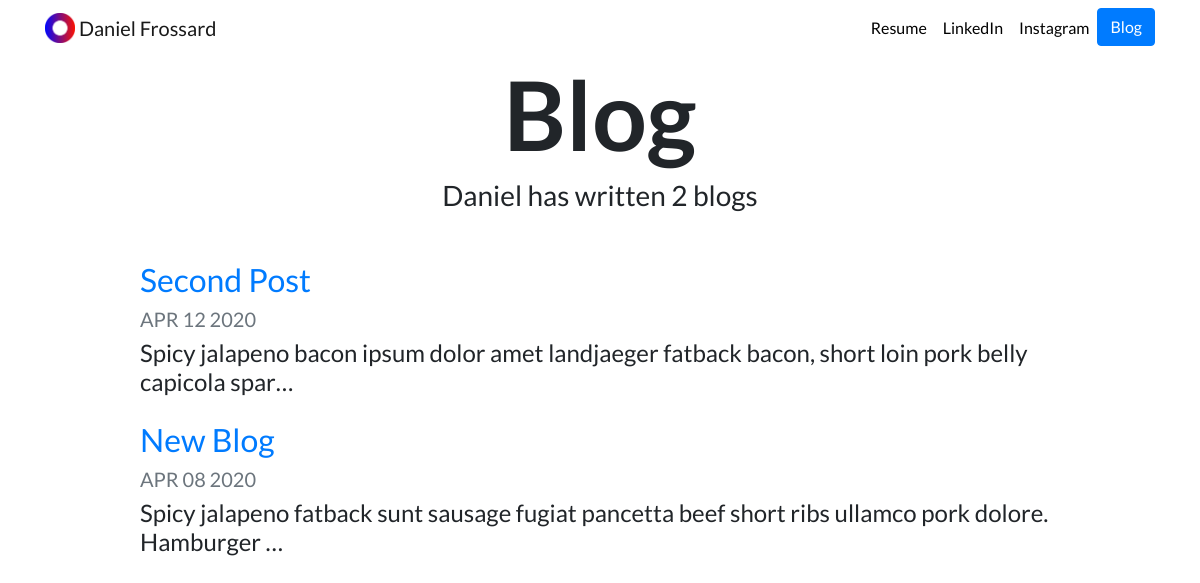
Screenshot of /blog/ with the database file from the repository.
### blog/models.py (models this page shows, shortened)
class Blog(models.Model):
    title = models.CharField(max_length=100)
    date = models.DateField()
    text = models.TextField()

### blog/views.py (the view)
# urls.py: path('', views.all_blogs, name='all_blogs'),
def all_blogs(request):
    blogs = Blog.objects.all().order_by('-date')
    return render(request, 'blog/all_blogs.html', { 'blogs': blogs})

### blog/templates/blog/all_blogs.html
{% extends "portfolio/base.html" %}
{% load static %}
{% block content %}
<h1 id="blogtitle" class="font-weight-bold text-center">Blog</h1>
<h3 class="text-center mb-5">Daniel has written {{ blogs.count }} blog{{ blogs.count|pluralize }}</h3>
{% for blog in blogs %}
<div class="row justify-content-center my-3">
  <div class="col-md-10">
    <a href="{% url 'blog:detail' blog.id %}">
      <h2>{{ blog.title }}</h2>
    </a>
    <h5 class="text-muted">{{ blog.date|date:'M d Y'|upper }}</h5>
    <h4>{{ blog.text|striptags|truncatechars:100 }}</h4>
  </div>
</div>
{% endfor %}
{% endblock %}

### portfolio/templates/portfolio/base.html (shortened to what this page needs)
{% load static %}
<!doctype html>
<html lang="en">
<head>
    <link rel="stylesheet" href="https://stackpath.bootstrapcdn.com/bootstrap/4.4.1/css/bootstrap.min.css"
>
    <link rel="stylesheet" href="{% static "portfolio/custom.css" %}">
</head>
<body>
    <nav id="topNav" class="navbar navbar-expand-md navbar-light">
        <div class="container">
            <a class="navbar-brand" href="{% url 'home' %}">
                <img src="{% static "portfolio/Logo.png" %}" width="30" height="30" class="d-inline-block align-top"
                    alt="Nick's Logo">
                <span>Daniel Frossard</span>
            </a>
            <div class="collapse navbar-collapse text-center" id="navbarNav">
                <ul class="navbar-nav ml-auto">
                    <li class="nav-item">
                        <a class="nav-link" href="{% static 'portfolio/Resume.pdf' %}">Resume</a>
                    </li>
                    <li class="nav-item">
                        <a class="nav-link" href="https://www.linkedin.com/in/daniel-frossard-85840476/" target="_blank">LinkedIn</a>
                    </li>
                    <li class="nav-item">
                        <a class="nav-link" href="https://www.instagram.com/danielfrossard_/" target="_blank">Instagram</a>
                    </li>
                    <li>
                        <a role="button" href="{% url 'blog:all_blogs' %}" class="btn btn-primary">Blog</a>
                    </li>
                </ul>
            </div>
        </div>
    </nav>
    <div class="container">
        {% block content %}{% endblock %}
    </div>
</body>
</html>

### portfolio/static/portfolio/custom.css (style rules this page uses)
.navbar-nav .nav-link { color: rgba(0,0,0,1) !important; }
body { font-family: 'Lato', sans-serif; }
#blogtitle { font-size: 6rem; }

### rows the page displays
Blog: title "Second Post", date "APR 12 2020", text "Spicy jalapeno bacon ipsum dolor amet landjaeger fatback bacon, short loin pork belly capicola spar…"
Blog: title "New Blog", date "APR 08 2020", text "Spicy jalapeno fatback sunt sausage fugiat pancetta beef short ribs ullamco pork dolore. Hamburger …"

### other values shown
{{ blogs.count }} "2"
